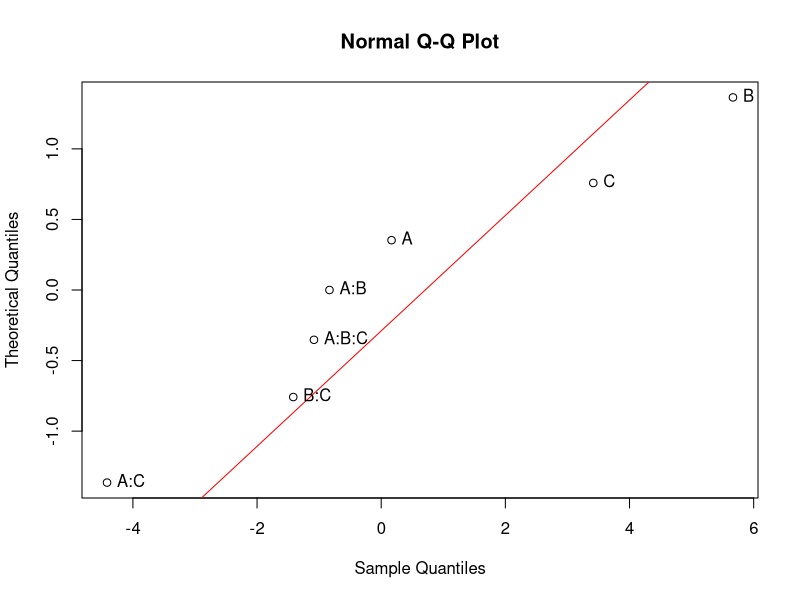
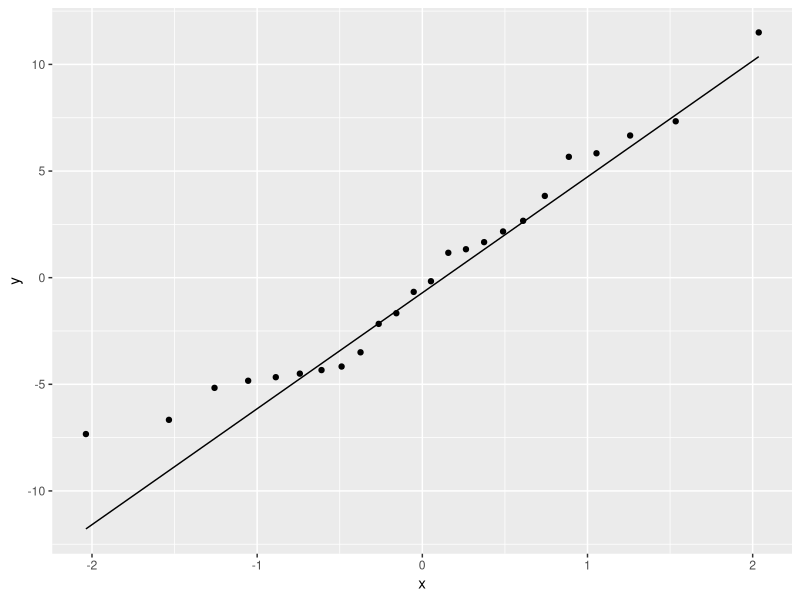
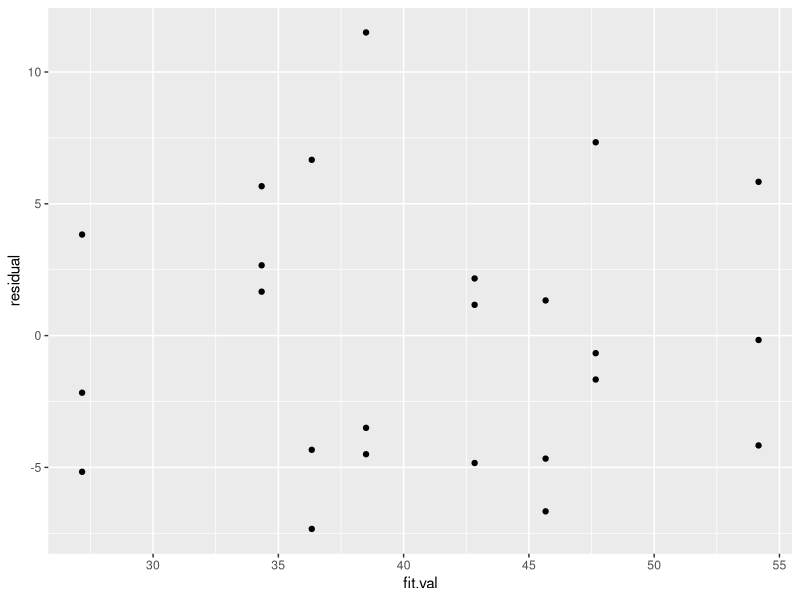
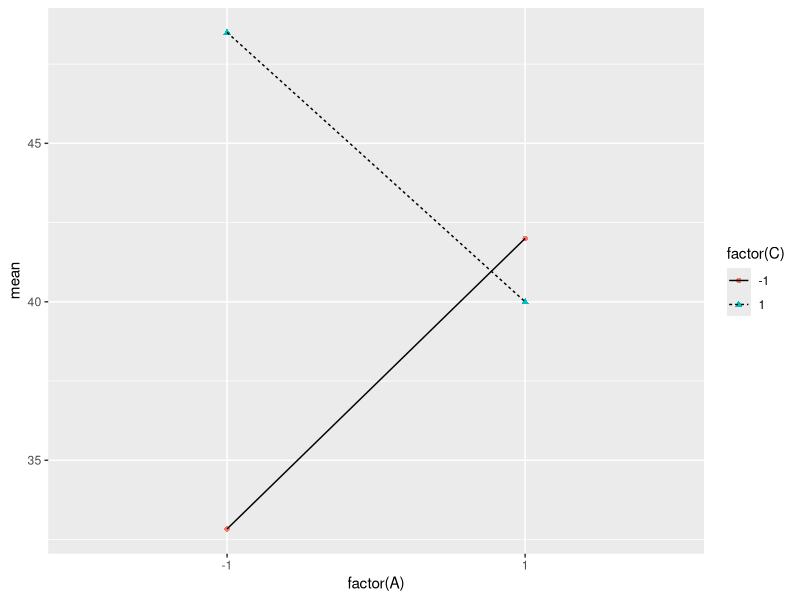
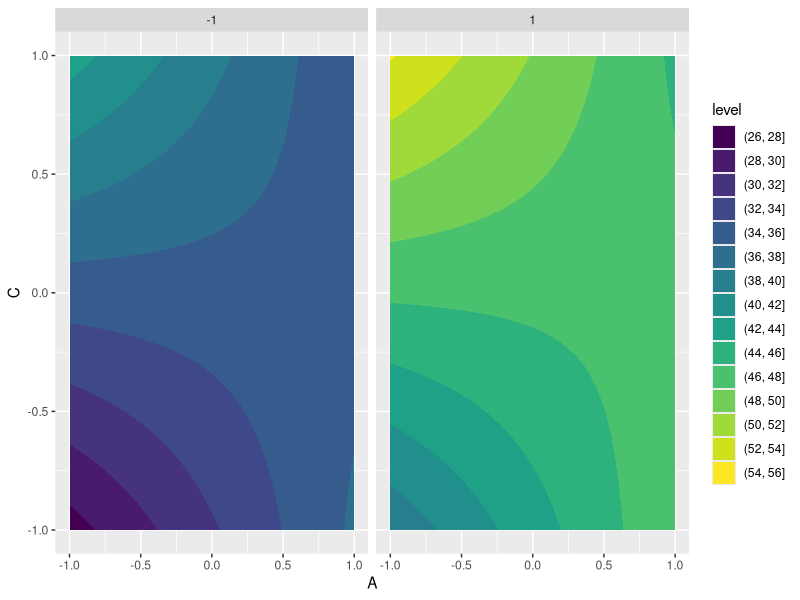

The R script that drew these images, in order:
## ---- chunk 1
library(knitr)
data1 <-data.frame(
  A = rep(c(-1,1),times = 4),
  B = rep(rep(c(-1,1),each = 2), times = 2),
  C = rep(c(-1,1), each = 4),
  label = c("1","a","b","ab","c","ac","bc","abc"),
  I = c(22,32,35,55,44,40,60,39),
  II = c(31,43,34,47,45,37,50,41),
  III = c(25,29,50,46,38,36,54,47)
)
kable(data1)
## ---- chunk 2
library(tidyverse)
data1<-data1%>%
  pivot_longer(cols = c(I,II,III),names_to = "replicates", values_to = "life_hour")
head(data1)
## ---- chunk 3
sum(data1$A * data1$life_hour) / (4 * 3)
sum(data1$B * data1$life_hour) / (4 * 3)
sum(data1$C * data1$life_hour) / (4 * 3)
## ---- chunk 4
sum(data1$A * data1$B * data1$life_hour) / (4 * 3)
sum(data1$B * data1$C * data1$life_hour) / (4 * 3)
sum(data1$A * data1$C * data1$life_hour) / (4 * 3)
## ---- chunk 5
sum(data1$A * data1$B * data1$C * data1$life_hour) / (4 * 3)
## ---- chunk 6
fit1<-lm(life_hour ~ A*B*C, data = data1)
effe <- data.frame(label = names(fit1$coefficients[-1]), factor_effects = 2*fit1$coefficients[-1], row.names = NULL)%>%
  arrange(abs(factor_effects))
effect = effe
## ---- chunk 7
effect
## ---- chunk 8
effect_plot <- function(effects, p = c(0.2, 0.8)) { 
  qq <- qqnorm(effects, datax = TRUE)
  qqline(effects, col = "red", probs = p, datax = TRUE)
  text(qq$x, qq$y, names(effects), pos=4)
}
effect_plot(fit1$coefficients[-1])


## ---- chunk 9
effect
effect$df <- rep(1, 7)
effect$SS <- (effect$factor_effects ** 2) * (2 * 3)
effect$MS <- effect$SS / effect$df
effect
## ---- chunk 10
SST <- sum((data1$life_hour - mean(data1$life_hour))**2)
SSE <- SST - sum(effect$SS)
SSE
## ---- chunk 11
dfT <- 2 ** 3 * 3 - 1
dfE <- dfT - sum(effect$df)
dfE
MSE <- SSE / dfE
MSE
## ---- chunk 12
effect$F <- effect$MS / MSE
effect$p <- pf(effect$F, 1, dfE, lower.tail = FALSE)
effect[, c("label", "MS", "F", "p")]
## ---- chunk 13
fit3<-lm(life_hour~A + B +C +A:C, data = data1)
summary(fit3)
## ---- chunk 14
data1<-data1%>%mutate(residual = fit3$residuals,fit.val = fit3$fitted.values)
data1%>%ggplot(aes(sample = residual))+geom_qq()+geom_qq_line()
## ---- chunk 15
data1%>%ggplot(aes(x = fit.val, y = residual))+ geom_point()
## ---- chunk 16
data1%>%
  group_by(factor(A),factor(C))%>%
  summarize(mean = mean(life_hour))%>%
  arrange(mean)%>%ggplot(aes(x = `factor(A)`, y = mean))+geom_point(aes(color = `factor(C)`,shape = `factor(C)`)) + geom_line(aes(group = `factor(C)`,linetype = `factor(C)`))

## ---- chunk 17
nd <- expand.grid(A = seq(from = -1, to = 1, by = .1),
                  C = seq(from = -1, to = 1, by = .1),
                  B = c(-1, 1))

nd$predTDS <- predict(fit3, newdata = nd)
ggplot(data = nd, aes(x = A, y = C, z = predTDS)) + facet_wrap(~B) + geom_contour_filled()
